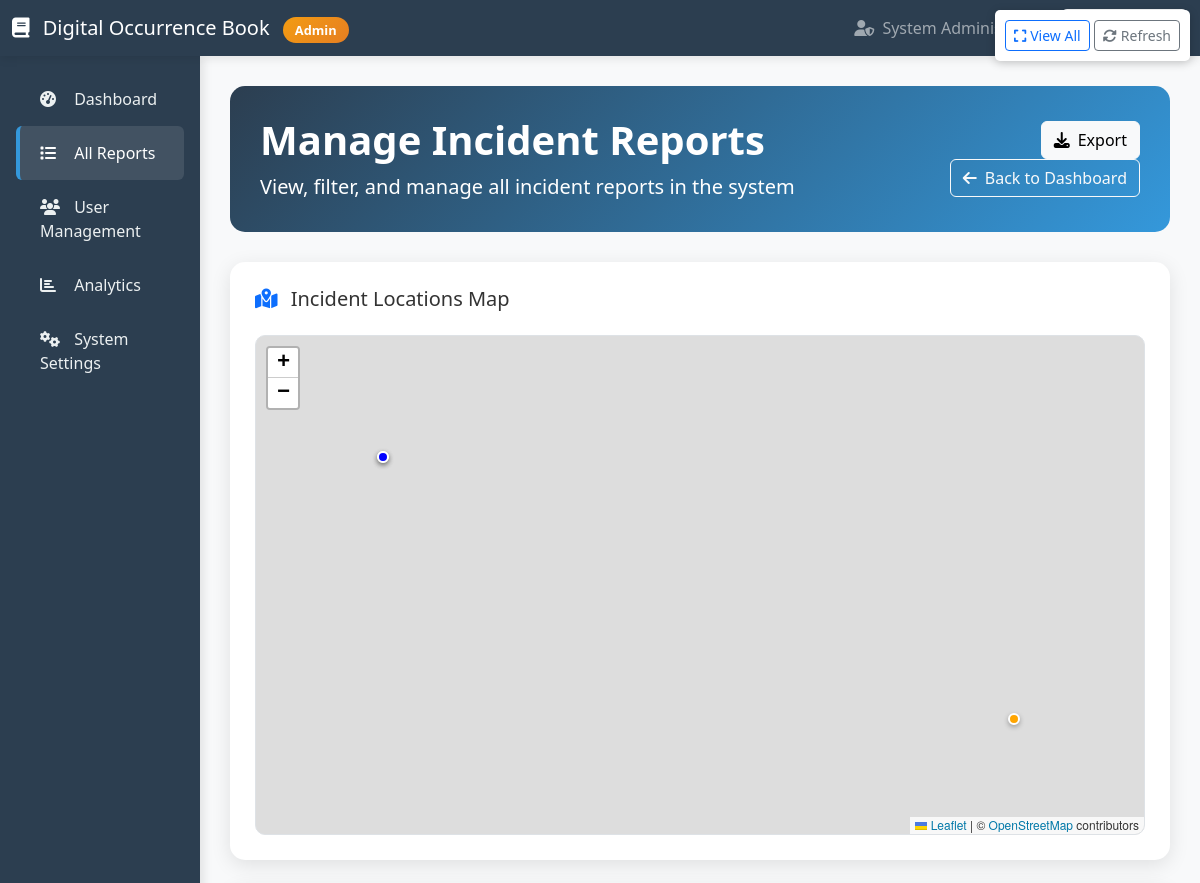
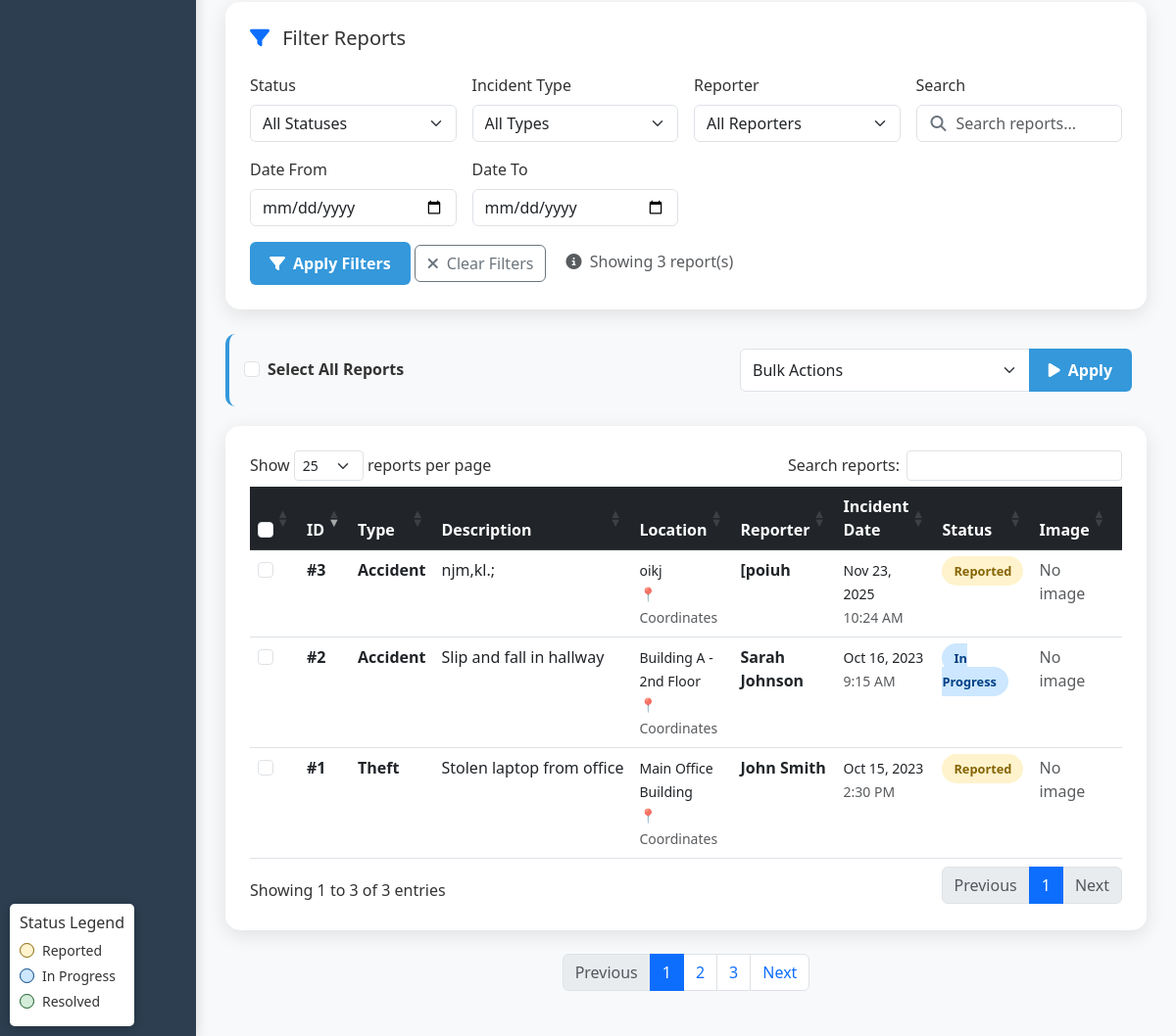
Screenshot of /admin/reports.php (signed in) with the database file from the repository (2 pictures, top to bottom).
### tables this page shows
CREATE TABLE `incidents` (
  `id` int(11) NOT NULL,
  `incident_type` varchar(100) NOT NULL,
  `description` text NOT NULL,
  `location_name` varchar(255) DEFAULT NULL,
  `latitude` decimal(10,8) DEFAULT NULL,
  `longitude` decimal(11,8) DEFAULT NULL,
  `incident_date` datetime NOT NULL,
  `reporter_name` varchar(100) NOT NULL,
  `reporter_contact` varchar(100) DEFAULT NULL,
  `user_id` int(11) DEFAULT NULL,
  `status` enum('reported','in_progress','resolved') DEFAULT 'reported',
  `image_path` varchar(500) DEFAULT NULL,
  `created_at` timestamp NOT NULL DEFAULT current_timestamp(),
  `updated_at` timestamp NOT NULL DEFAULT current_timestamp() ON UPDATE current_timestamp()
);

### admin/reports.php (the view, shortened to what the rows shown need)
<?php
$servername = "localhost";
$username = "root";
$password = "";
$dbname = "ob";
$conn = new mysqli($servername, $username, $password, $dbname);
$sql = "SELECT i.*, u.department, u.phone as reporter_phone, u.email as reporter_email
        FROM incidents i
        LEFT JOIN users u ON i.reporter_name = u.full_name
        WHERE 1=1";
$sql .= " ORDER BY i.created_at DESC";
$stmt = $conn->prepare($sql);
$stmt->execute();
$result = $stmt->get_result();
?>
<!DOCTYPE html>
<html lang="en">
<head>
    <link href="https://cdn.jsdelivr.net/npm/bootstrap@5.3.0/dist/css/bootstrap.min.css" rel="stylesheet">
    <link rel="stylesheet" href="https://cdnjs.cloudflare.com/ajax/libs/font-awesome/6.4.0/css/all.min.css">
    <link rel="stylesheet" href="https://cdn.datatables.net/1.13.6/css/dataTables.bootstrap5.min.css">
    <link rel="stylesheet" href="https://cdn.jsdelivr.net/npm/flatpickr/dist/flatpickr.min.css">
    <link rel="stylesheet" href="https://unpkg.com/leaflet@1.9.4/dist/leaflet.css" />
</head>
<body>
    <div class="container-fluid">
        <div class="row">
            <div class="col-lg-10 main-content">
                <div class="page-header">
                    <div class="row align-items-center">
                        <div class="col-md-8">
                            <h1 class="display-6 fw-bold">Manage Incident Reports</h1>
                        </div>
                    </div>
                </div>
                <form method="POST" action="reports.php" id="bulkForm">
                    <div class="table-container">
                        <div class="table-responsive">
                            <table class="table table-hover" id="reportsTable">
                                <thead class="table-dark">
                                    <tr>
                                        <th width="50">
                                            <input type="checkbox" class="form-check-input" id="selectAllHeader">
                                        </th>
                                        <th>ID</th>
                                        <th>Type</th>
                                        <th>Description</th>
                                        <th>Location</th>
                                        <th>Reporter</th>
                                        <th>Incident Date</th>
                                        <th>Status</th>
                                        <th>Image</th>
                                        <th>Actions</th>
                                    </tr>
                                </thead>
<tbody>
    <?php if ($result->num_rows > 0): ?>
        <?php while($report = $result->fetch_assoc()): ?>
            <tr class="clickable-row" data-href="view_report.php?id=<?php echo $report['id']; ?>">
                <td onclick="event.stopPropagation();">
                    <input type="checkbox" class="form-check-input report-checkbox" name="selected_reports[]" value="<?php echo $report['id']; ?>">
                </td>
                <td>
                    <strong>#<?php echo $report['id']; ?></strong>
                </td>
                <td>
                    <strong><?php echo htmlspecialchars($report['incident_type']); ?></strong>
                </td>
                <td>
                    <div class="text-truncate" style="max-width: 200px;" title="<?php echo htmlspecialchars($report['description']); ?>">
                        <?php echo htmlspecialchars($report['description']); ?>
                    </div>
                </td>
                <td>
                    <small><?php echo htmlspecialchars($report['location_name']); ?></small>
                    <?php if ($report['latitude'] && $report['longitude']): ?>
                        <br><small class="text-muted">📍 Coordinates</small>
                    <?php endif; ?>
                </td>
                <td>
                    <div>
                        <strong><?php echo htmlspecialchars($report['reporter_name']); ?></strong>
                    </div>
                </td>
                <td>
                    <small>
                        <?php echo date('M j, Y', strtotime($report['incident_date'])); ?><br>
                        <span class="text-muted"><?php echo date('g:i A', strtotime($report['incident_date'])); ?></span>
                    </small>
                </td>
                <td>
                    <span class="status-badge badge-<?php echo $report['status']; ?>">
                        <?php echo ucwords(str_replace('_', ' ', $report['status'])); ?>
                    </span>
                </td>
                <td onclick="event.stopPropagation();">
                    <?php if (!empty($report['image_path']) && file_exists($report['image_path'])): ?>
                        <img src="<?php echo $report['image_path']; ?>"
                             alt="Incident Image"
                             class="report-image"
                             data-bs-toggle="modal"
                             data-bs-target="#imageModal"
                             data-image="<?php echo $report['image_path']; ?>">
                    <?php else: ?>
                        <span class="text-muted">No image</span>
                    <?php endif; ?>
                </td>
                <td onclick="event.stopPropagation();">
                </td>
            </tr>
        <?php endwhile; ?>
    <?php endif; ?>
</tbody>
                            </table>
                        </div>
                    </div>
                </form>
            </div>
        </div>
    </div>
</body>
</html>

### rows the page displays
incidents: id "3", incident_type "Accident", description "njm,kl.;", location_name "oikj", latitude "📍 Coordinates", reporter_name "[poiuh", incident_date "Nov 23, 2025", incident_date "10:24 AM", status "Reported", shows "No image"
incidents: id "1", incident_type "Theft", description "Stolen laptop from office", location_name "Main Office Building", latitude "📍 Coordinates", reporter_name "John Smith", incident_date "Oct 15, 2023", incident_date "2:30 PM", status "Reported", shows "No image"
incidents: id "2", incident_type "Accident", description "Slip and fall in hallway", location_name "Building A - 2nd Floor", latitude "📍 Coordinates", reporter_name "Sarah Johnson", incident_date "Oct 16, 2023", incident_date "9:15 AM", status "In Progress", shows "No image"

### other values shown
$_SESSION['full_name'] "System Administrator"
$result->num_rows "3"
